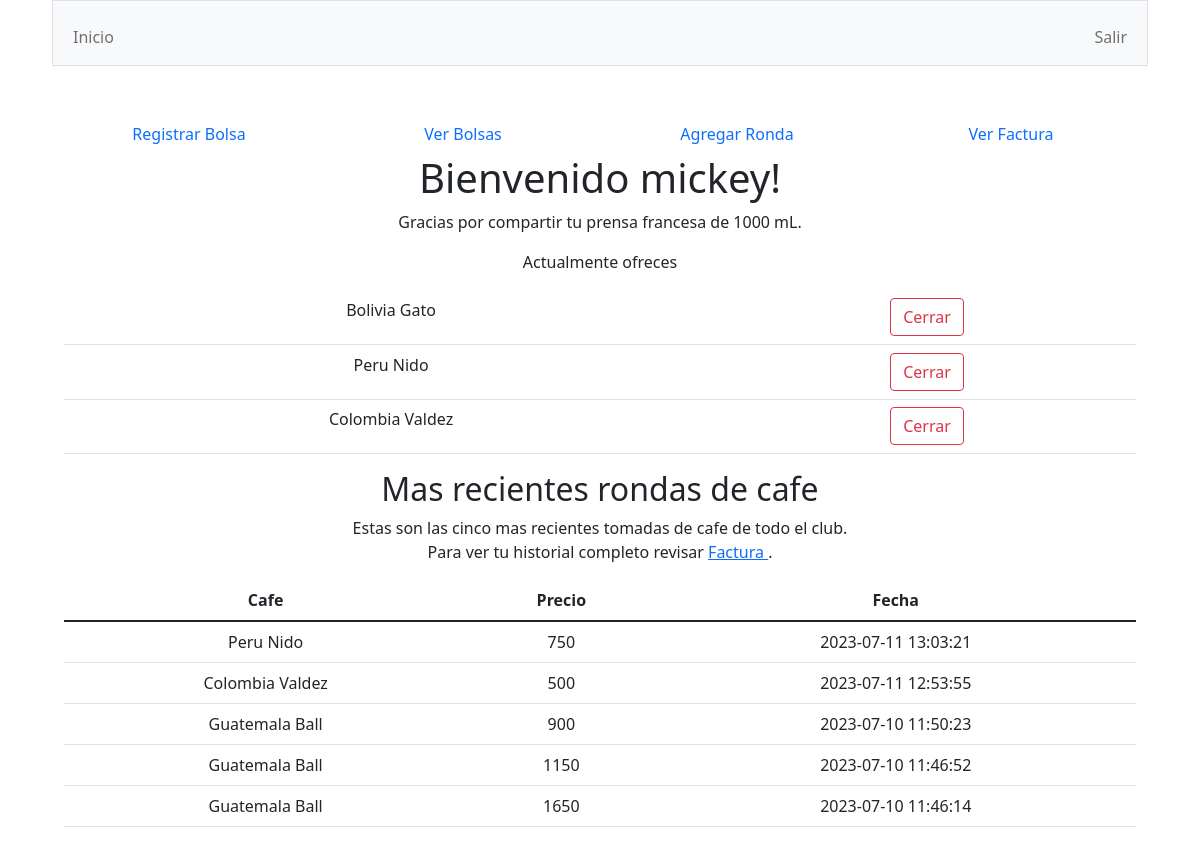
Page / (signed in) on the earlier database version.
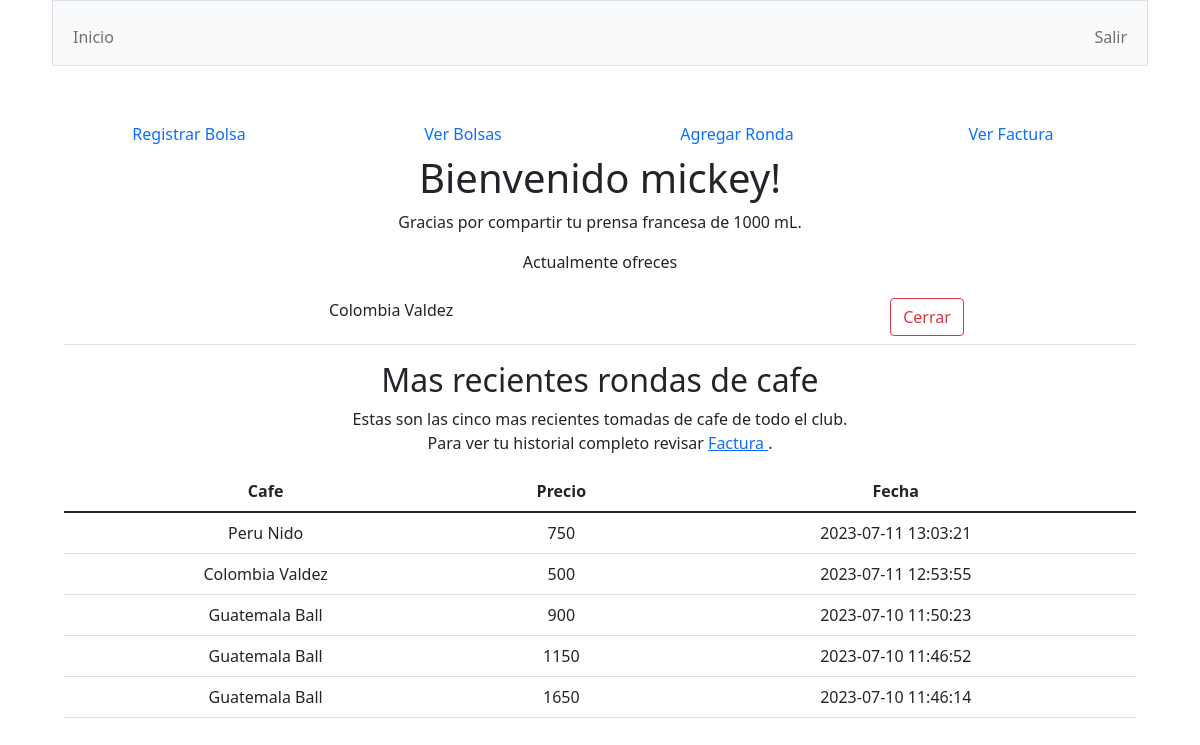
Same page on the later database version.
### tables this page shows
CREATE TABLE bolsas ( id INTEGER PRIMARY KEY AUTOINCREMENT NOT NULL, user_id INTEGER, origin TEXT, price INTEGER, grams INTEGER, toaster TEXT NOT NULL, date DATE, active TEXT NOT NULL, FOREIGN KEY(user_id) REFERENCES users(id));

CREATE TABLE rondas ( id INTEGER PRIMARY KEY AUTOINCREMENT NOT NULL, prensa_id INTEGER, bolsa_id INTEGER, cost INTEGER, date DATETIME, FOREIGN KEY(bolsa_id) REFERENCES bolsas(id), FOREIGN KEY(prensa_id) REFERENCES prensas(id));

### app.py (the view)
@app.route("/")
@login_required
def index():
    query = db.execute("SELECT capacity FROM users JOIN prensas ON prensas.owner_id = users.id WHERE users.id=?", session["user_id"])
    queri = db.execute("SELECT origin, toaster, bolsas.id AS numero FROM users JOIN bolsas ON bolsas.user_id = users.id WHERE users.id = ? AND active = 'YES'", session["user_id"])
    prensa_info=""
    bolsa_info=""
    if query:
        prensa_info=query[0]["capacity"]
    if queri:
        bolsa_info = queri
    rondas = db.execute("SELECT origin, toaster, cost, rondas.date AS fecha FROM bolsas JOIN rondas ON bolsas.id = rondas.bolsa_id ORDER BY rondas.date DESC LIMIT 5")
    return render_template("index.html", username = username(session["user_id"]) , french = prensa_info, rondas = rondas, bolsas = bolsa_info)

### app.py (called while the page is built)
@app.after_request
def after_request(response):
    response.headers["Cache-Control"] = "no-cache, no-store, must-revalidate"
    response.headers["Expires"] = 0
    response.headers["Pragma"] = "no-cache"
    return response

### helpers.py (called while the page is built)
def login_required(f):
    @wraps(f)
    def decorated_function(*args, **kwargs):
        if session.get("user_id") is None:
            return redirect("/login")
        return f(*args, **kwargs)
    return decorated_function

def username(n):
    n = int(n)
    query = db.execute("SELECT username FROM users WHERE id=?", n)
    return query[0]["username"]

### templates/index.html (shortened to what this page needs)
{% extends "layout.html" %}
{% block main %}
<div class="menu">
	<div class="row">
		<div class="col-sm-3"> <a class="nav-link" href="/bolsa">Registrar Bolsa</a> </div>
		<div class="col-sm-3"> <a class="nav-link" href="/bolsas">Ver Bolsas</a> </div>
		<div class="col-sm-3"> <a class="nav-link" href="/ronda">Agregar Ronda</a> </div>
		<div class="col-sm-3"> <a class="nav-link" href="/factura">Ver Factura</a> </div>
	</div>
</div>
<h1> Bienvenido {{username}}! </h1>
<div class="md-3">
	<p>
	{% if french!="" %}
	Gracias por compartir tu prensa francesa de {{french}} mL.
	{% endif %}
	</p>
</div>
<div class="md-3">
	<p>
	{% if bolsas!="" %}
	Actualmente ofreces
	<table class="table">
		{% for bolsa in bolsas %}
		<tr> <td> {{bolsa.origin}} {{bolsa.toaster}} </td> <td>  <form action="/cerrar" method="post"> <button class="btn btn-outline-danger" type="submit"> Cerrar </button></form>
 </td><tr>
		{% endfor %}
	</table>
	{% endif %}
	</p>
</div>
<div class="md-4">
	<h2> Mas recientes rondas de cafe  </h2>
	<p> Estas son las cinco mas recientes tomadas de cafe de todo el club. <br>
	Para ver tu historial completo revisar <a href="/factura"> Factura <a>.
	</p>
	<table class="table">
		<thead class="thead-dark">
		<tr>
			<th scope="col"> Cafe </th>
			<th scope="col"> Precio  </th>
			<th scope="col"> Fecha </th>
		</tr>
		</thead>
		<tbody>
			{% for ronda in rondas %}
			<tr>
			<td> {{ronda.origin}} {{ronda.toaster}} </td>
			<td> {{ ronda.cost}} </td>
			<td> {{ ronda.fecha}} </td>
			</tr>
			{% endfor %}
		</tbody>
	</table>
</div>
{% endblock %}

Differences in the rows shown:
no longer on this page (row edited): bolsas: origin "Bolivia", toaster "Gato"
no longer on this page (row edited): bolsas: origin "Peru", toaster "Nido"
